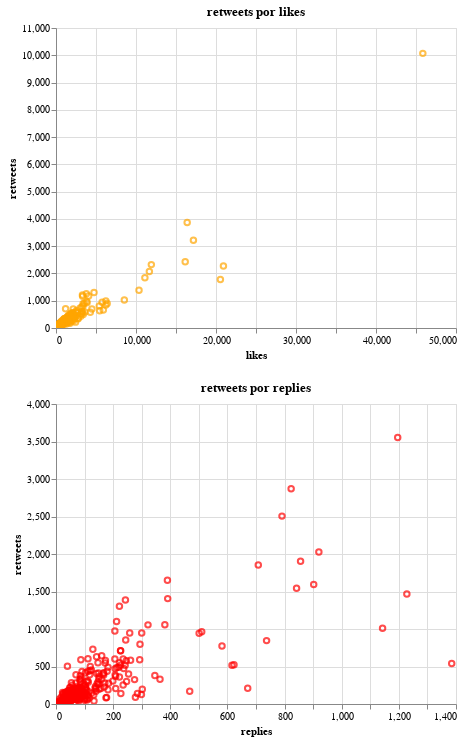

Here is the notebook cell this chart was saved with:
### Code cell
chart = (likes&replies)
chart

### Figure 1 — Vega-Lite specification as saved in the notebook (floating-point values rounded to 4 significant figures; data arrays with more than 128 entries replaced by an {"elided": "..."} marker saying what was removed)
{"config": {"view": {"continuousWidth": 400, "continuousHeight": 300}}, "vconcat": [{"data": {"name": "data-c72521f4dceb8a403eee36d7fc8cdd58"}, "mark": {"type": "point", "color": "orange"}, "encoding": {"x": {"type": "quantitative", "field": "likes"}, "y": {"type": "quantitative", "field": "retweets"}}, "selection": {"selector001": {"type": "interval", "bind": "scales", "encodings": ["x", "y"]}}, "title": "retweets por likes"}, {"data": {"name": "data-24e5c16b1c2059f6bfbd42f1aaf8c7d8"}, "mark": {"type": "point", "color": "red"}, "encoding": {"x": {"type": "quantitative", "field": "replies"}, "y": {"type": "quantitative", "field": "retweets"}}, "selection": {"selector002": {"type": "interval", "bind": "scales", "encodings": ["x", "y"]}}, "title": "retweets por replies"}], "$schema": "https://vega.github.io/schema/vega-lite/v4.8.1.json", "datasets": {"data-c72521f4dceb8a403eee36d7fc8cdd58": {"elided": "500 records"}, "data-24e5c16b1c2059f6bfbd42f1aaf8c7d8": {"elided": "500 records"}}}
